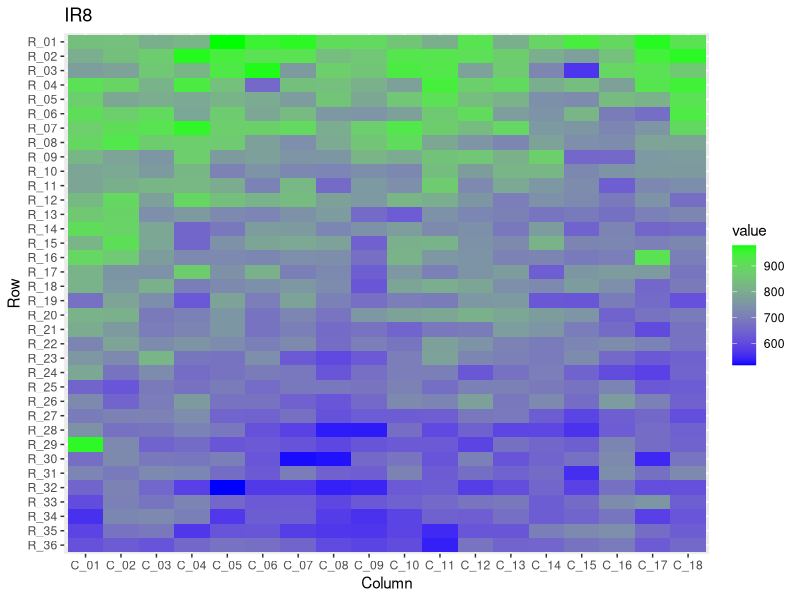

This figure's R source:
# Supporting functions & graphs

# Loading packages

library(ggplot2)


IR8 <- read.csv(file = "data/rice_long.csv")
CR5272 <- read.csv(file = "data/cr_rice_long.csv")

# Convert to numeric values
con_number <- function(rice_var){
  rice_var$Row <- as.numeric(substr(rice_var$Row, start = 3, stop = 4))
  rice_var$Column <- as.numeric(substr(rice_var$Column, start = 3, stop = 4))
  return(rice_var) 
}

# Rice plot graphic
gr_rice_plot <- function(rice_var, gradset){
  rice_var2 <- rice_var
  
  rice_var2$Row <- factor(rice_var$Row,
                      levels = sort(unique(rice_var$Row), decreasing = TRUE))
  
  rice_var2$Column <- factor(rice_var$Column,
                            levels = sort(unique(rice_var$Column)))
  
  rice_pl <- ggplot(data = rice_var2,
                    mapping = aes(x = Column,
                                  y = Row,
                                  fill = value)) +
    geom_tile() + 
    scale_fill_gradient(low = gradset[1], high = gradset[2]) +
    ggtitle(deparse(substitute(rice_var)))
  
  return(rice_pl)
}

gr_rice_plot(IR8, c("Blue", "Green"))

# Table of plot size and shape of the plot

shape_plot <- function(rice_var){
  rice_var_num <- con_number(rice_var)
  rice_col <- length(unique(rice_var_num$Column))
  rice_row <- length(unique(rice_var_num$Row))
  
  tab_var <- expand.grid(Width = 1:floor(rice_row/2),
                         Length=1:floor(rice_col/2))
  tab_var$op_plot <- (rice_col*rice_row)%%(tab_var$Width*tab_var$Length) == 0
  
  
  tab_var2 <- tab_var[tab_var$op_plot,]
  tab_var2$Size <- tab_var2$Width * tab_var2$Length
  tab_var2$Plots_num <- rice_col * rice_row / tab_var2$Size
  
  tab_var2 <- tab_var2[, c('Size', 'Width', 'Length', 'Plots_num')]

  row.names(tab_var2) <- NULL
  
  return(tab_var2)
  
}


# Function to transform the plot to a bigger subplot

subplot_tab <- function(c_width, c_length, rice_var){
  rice_var_num <- con_number(rice_var)
  
  rice_var_num$New_row <- ceiling(rice_var_num$Row/c_width)
  rice_var_num$New_col <- ceiling(rice_var_num$Column/c_length)
  
  
  sum_rice_var_num <- 
    aggregate(rice_var_num$value,
              by = list(rice_var_num$New_row, rice_var_num$New_col),
              FUN = "sum")
  
  return(sum_rice_var_num)
}


# Subplot simulation by each with and length combination

subplot_sim <- function(c_width, c_length, rice_var){
  rice_var_num <- con_number(rice_var)
  
  sum_rice_var_num <- subplot_tab(c_width, c_length, rice_var)
  
  Var_x <- var(sum_rice_var_num$x)
  
  Var_x_unit <- Var_x/(c_width*c_length)^2
  
  resdf <- data.frame(Var_x = Var_x, 
                      Var_x_unit = Var_x_unit,
                      CV = sqrt(Var_x_unit)/mean(rice_var_num$value)*100)
  
  return(resdf)
}

# Uniformity table

raw_unif_table <- function(rice_var){
  shape_df <- shape_plot(rice_var)
  
  var_list <- apply(shape_df, MARGIN = 1,
                    function(x) {subplot_sim(x[2], x[3], rice_var)}) 
    var_table <- as.data.frame(t(sapply(var_list, FUN = cbind)))
  
  res_table <- cbind(shape_df, var_table)
  
  return(res_table)
}


# Makes an F-test or a Bartlett-test and returns
# the proper variance
subplot_test <- function(size_plot, rice_var, raw_unif){
  rice_var_num <- con_number(rice_var)
  filt_raw <- raw_unif[raw_unif$Size == size_plot,]
  
  shape_list <- lapply(1:nrow(filt_raw), function(dim_row){
    res_shape <- subplot_tab(filt_raw$Width[dim_row],
                             filt_raw$Length[dim_row],
                             rice_var)
    res_shape$Shape <- paste0(filt_raw$Width[dim_row],
                              "x",
                              filt_raw$Length[dim_row])
    return(res_shape)
  }  )
  
  shape_red <- Reduce(rbind, shape_list)
  
  # Test section
  if(length(unique(shape_red$Shape)) > 2) {
    res_test <- bartlett.test(x ~ Shape, data = shape_red)
  } else {
    res_test <- var.test(x ~ Shape, data = shape_red)
  }
  
  # Selection of the proper value of variance

  if(res_test$p.value >= 0.05) {
    # res_df <- filt_raw
    res_df <- filt_raw[1,]
    res_df$Var_x[[1]] <- mean(unlist(filt_raw$Var_x))
    res_df$Var_x_unit[[1]] <- mean(unlist(filt_raw$Var_x_unit))
    res_df$CV[[1]] <- mean(unlist(filt_raw$CV))
      
  } else {
    plain_Var_X <- unlist(filt_raw$Var_x)
    res_df <- filt_raw[plain_Var_X == min(plain_Var_X),]
  }
  
  return(res_df)
}


# Reducing Raw uniformity calculations to low variance shapes

unif_sel <- function(rice_var){
  
  raw_unif <- raw_unif_table(rice_var)
  vec_size <- unique(raw_unif$Size)
  sel_unif <- lapply(vec_size, 
                     function(size_shape) {
                       if(sum(raw_unif$Size == size_shape) == 1) {
                         raw_unif[raw_unif$Size == size_shape,]
                       } else {
                         subplot_test(size_shape, rice_var, raw_unif) 
                       }
                     })
  sel_df <- Reduce(rbind, sel_unif)
  
  return(sel_df)
}

